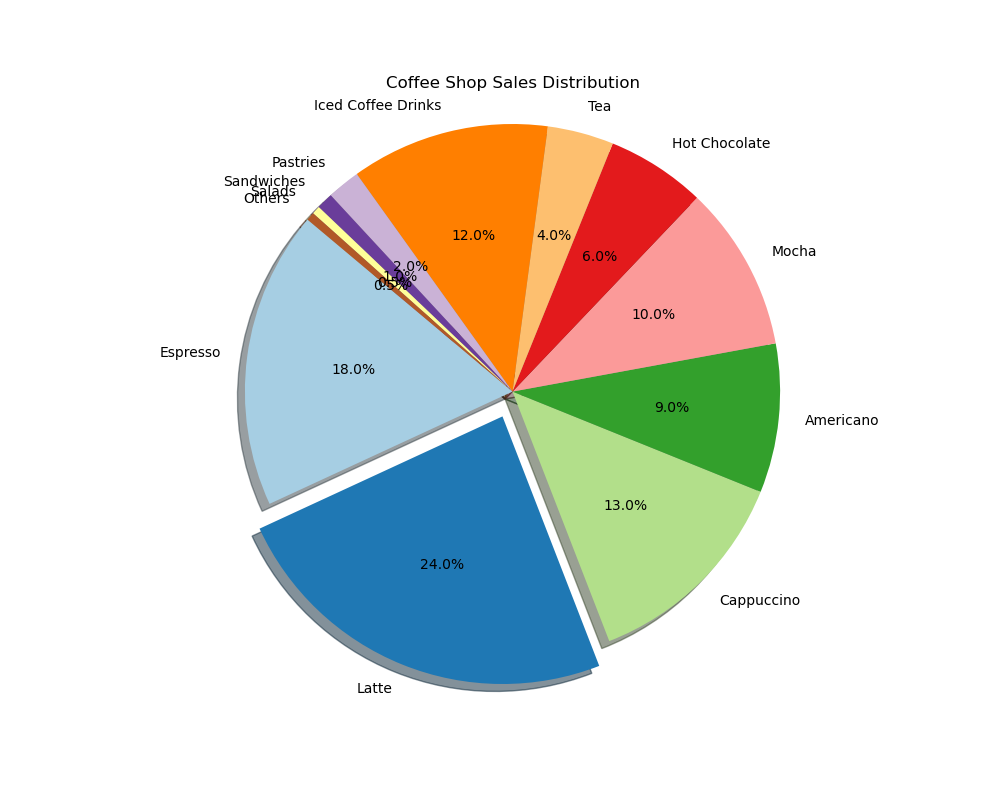

Reproduce this figure in Python.

import matplotlib.pyplot as plt

# Your provided data
data = [
    {'MenuItem': 'Espresso', 'Sales Percentage': 18.0},
    {'MenuItem': 'Latte', 'Sales Percentage': 24.0},
    {'MenuItem': 'Cappuccino', 'Sales Percentage': 13.0},
    {'MenuItem': 'Americano', 'Sales Percentage': 9.0},
    {'MenuItem': 'Mocha', 'Sales Percentage': 10.0},
    {'MenuItem': 'Hot Chocolate', 'Sales Percentage': 6.0},
    {'MenuItem': 'Tea', 'Sales Percentage': 4.0},
    {'MenuItem': 'Iced Coffee Drinks', 'Sales Percentage': 12.0},
    {'MenuItem': 'Pastries', 'Sales Percentage': 2.0},
    {'MenuItem': 'Sandwiches', 'Sales Percentage': 1.0},
    {'MenuItem': 'Salads', 'Sales Percentage': 0.5},
    {'MenuItem': 'Others', 'Sales Percentage': 0.5}
]

# Preparing data for pie chart
labels = [item['MenuItem'] for item in data]
sizes = [item['Sales Percentage'] for item in data]

# Define exploding the slices (i.e. 'pop out' the first slice)
explode = [0.1 if i == labels.index('Latte') else 0 for i in range(len(labels))]

# Define colors for each slice
colors = plt.cm.Paired(range(len(labels)))

# Plotting the pie chart
plt.figure(figsize=(10, 8))  # Set the figure size
plt.pie(sizes, explode=explode, labels=labels, colors=colors, autopct='%1.1f%%', shadow=True, startangle=140)
plt.axis('equal')  # Equal aspect ratio ensures that pie is drawn as a circle.
plt.title('Coffee Shop Sales Distribution')
plt.show()
